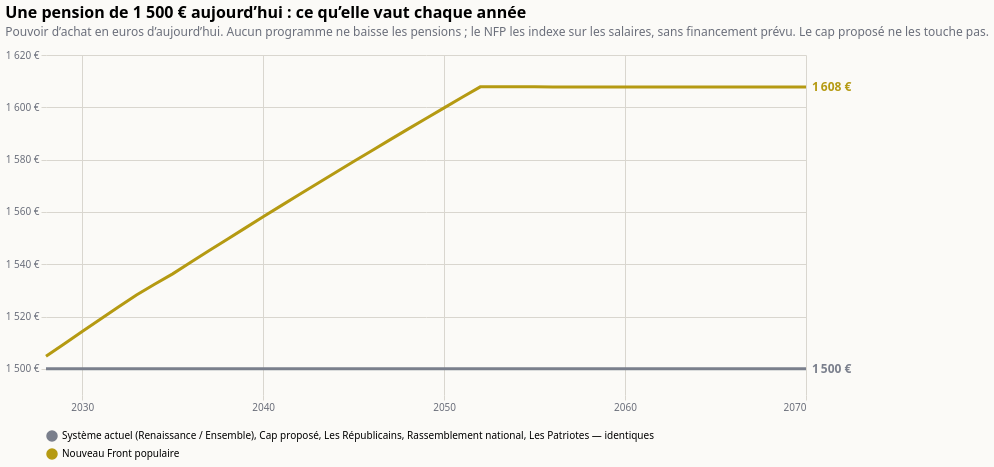

Here is the Vega-Lite specification saved for this chart:
### Vega-Lite specification from a JSON file in a GitHub repository (floating-point values rounded to 4 significant figures)
{"$schema": "https://vega.github.io/schema/vega-lite/v6.json", "title": {"text": "Une pension de 1 500 € aujourd’hui : ce qu’elle vaut chaque année", "subtitle": "Pouvoir d’achat en euros d’aujourd’hui. Aucun programme ne baisse les pensions ; le NFP les indexe sur les salaires, sans financement prévu. Le cap proposé ne les touche pas.", "anchor": "start", "fontSize": 16, "subtitleColor": "#6b6f7b", "subtitlePadding": 6, "offset": 12}, "background": "#fbfaf7", "config": {"font": "system-ui, sans-serif", "axis": {"gridColor": "#d9d6cf", "labelColor": "#6b6f7b", "domain": false, "tickColor": "#d9d6cf"}, "legend": {"orient": "bottom", "columns": 3, "labelLimit": 400, "symbolOpacity": 1}, "view": {"stroke": null}}, "width": 760, "height": 340, "data": {"values": [{"annee": 2028, "programme": "Système actuel (Renaissance / Ensemble), Cap proposé, Les Républicains, Rassemblement national, Les Patriotes — identiques", "valeur": 1500}, {"annee": 2029, "programme": "Système actuel (Renaissance / Ensemble), Cap proposé, Les Républicains, Rassemblement national, Les Patriotes — identiques", "valeur": 1500}, {"annee": 2030, "programme": "Système actuel (Renaissance / Ensemble), Cap proposé, Les Républicains, Rassemblement national, Les Patriotes — identiques", "valeur": 1500}, {"annee": 2031, "programme": "Système actuel (Renaissance / Ensemble), Cap proposé, Les Républicains, Rassemblement national, Les Patriotes — identiques", "valeur": 1500}, {"annee": 2032, "programme": "Système actuel (Renaissance / Ensemble), Cap proposé, Les Républicains, Rassemblement national, Les Patriotes — identiques", "valeur": 1500}, {"annee": 2033, "programme": "Système actuel (Renaissance / Ensemble), Cap proposé, Les Républicains, Rassemblement national, Les Patriotes — identiques", "valeur": 1500}, {"annee": 2034, "programme": "Système actuel (Renaissance / Ensemble), Cap proposé, Les Républicains, Rassemblement national, Les Patriotes — identiques", "valeur": 1500}, {"annee": 2035, "programme": "Système actuel (Renaissance / Ensemble), Cap proposé, Les Républicains, Rassemblement national, Les Patriotes — identiques", "valeur": 1500}, {"annee": 2036, "programme": "Système actuel (Renaissance / Ensemble), Cap proposé, Les Républicains, Rassemblement national, Les Patriotes — identiques", "valeur": 1500}, {"annee": 2037, "programme": "Système actuel (Renaissance / Ensemble), Cap proposé, Les Républicains, Rassemblement national, Les Patriotes — identiques", "valeur": 1500}, {"annee": 2038, "programme": "Système actuel (Renaissance / Ensemble), Cap proposé, Les Républicains, Rassemblement national, Les Patriotes — identiques", "valeur": 1500}, {"annee": 2039, "programme": "Système actuel (Renaissance / Ensemble), Cap proposé, Les Républicains, Rassemblement national, Les Patriotes — identiques", "valeur": 1500}, {"annee": 2040, "programme": "Système actuel (Renaissance / Ensemble), Cap proposé, Les Républicains, Rassemblement national, Les Patriotes — identiques", "valeur": 1500}, {"annee": 2041, "programme": "Système actuel (Renaissance / Ensemble), Cap proposé, Les Républicains, Rassemblement national, Les Patriotes — identiques", "valeur": 1500}, {"annee": 2042, "programme": "Système actuel (Renaissance / Ensemble), Cap proposé, Les Républicains, Rassemblement national, Les Patriotes — identiques", "valeur": 1500}, {"annee": 2043, "programme": "Système actuel (Renaissance / Ensemble), Cap proposé, Les Républicains, Rassemblement national, Les Patriotes — identiques", "valeur": 1500}, {"annee": 2044, "programme": "Système actuel (Renaissance / Ensemble), Cap proposé, Les Républicains, Rassemblement national, Les Patriotes — identiques", "valeur": 1500}, {"annee": 2045, "programme": "Système actuel (Renaissance / Ensemble), Cap proposé, Les Républicains, Rassemblement national, Les Patriotes — identiques", "valeur": 1500}, {"annee": 2046, "programme": "Système actuel (Renaissance / Ensemble), Cap proposé, Les Républicains, Rassemblement national, Les Patriotes — identiques", "valeur": 1500}, {"annee": 2047, "programme": "Système actuel (Renaissance / Ensemble), Cap proposé, Les Républicains, Rassemblement national, Les Patriotes — identiques", "valeur": 1500}, {"annee": 2048, "programme": "Système actuel (Renaissance / Ensemble), Cap proposé, Les Républicains, Rassemblement national, Les Patriotes — identiques", "valeur": 1500}, {"annee": 2049, "programme": "Système actuel (Renaissance / Ensemble), Cap proposé, Les Républicains, Rassemblement national, Les Patriotes — identiques", "valeur": 1500}, {"annee": 2050, "programme": "Système actuel (Renaissance / Ensemble), Cap proposé, Les Républicains, Rassemblement national, Les Patriotes — identiques", "valeur": 1500}, {"annee": 2051, "programme": "Système actuel (Renaissance / Ensemble), Cap proposé, Les Républicains, Rassemblement national, Les Patriotes — identiques", "valeur": 1500}, {"annee": 2052, "programme": "Système actuel (Renaissance / Ensemble), Cap proposé, Les Républicains, Rassemblement national, Les Patriotes — identiques", "valeur": 1500}, {"annee": 2053, "programme": "Système actuel (Renaissance / Ensemble), Cap proposé, Les Républicains, Rassemblement national, Les Patriotes — identiques", "valeur": 1500}, {"annee": 2054, "programme": "Système actuel (Renaissance / Ensemble), Cap proposé, Les Républicains, Rassemblement national, Les Patriotes — identiques", "valeur": 1500}, {"annee": 2055, "programme": "Système actuel (Renaissance / Ensemble), Cap proposé, Les Républicains, Rassemblement national, Les Patriotes — identiques", "valeur": 1500}, {"annee": 2056, "programme": "Système actuel (Renaissance / Ensemble), Cap proposé, Les Républicains, Rassemblement national, Les Patriotes — identiques", "valeur": 1500}, {"annee": 2057, "programme": "Système actuel (Renaissance / Ensemble), Cap proposé, Les Républicains, Rassemblement national, Les Patriotes — identiques", "valeur": 1500}, {"annee": 2058, "programme": "Système actuel (Renaissance / Ensemble), Cap proposé, Les Républicains, Rassemblement national, Les Patriotes — identiques", "valeur": 1500}, {"annee": 2059, "programme": "Système actuel (Renaissance / Ensemble), Cap proposé, Les Républicains, Rassemblement national, Les Patriotes — identiques", "valeur": 1500}, {"annee": 2060, "programme": "Système actuel (Renaissance / Ensemble), Cap proposé, Les Républicains, Rassemblement national, Les Patriotes — identiques", "valeur": 1500}, {"annee": 2061, "programme": "Système actuel (Renaissance / Ensemble), Cap proposé, Les Républicains, Rassemblement national, Les Patriotes — identiques", "valeur": 1500}, {"annee": 2062, "programme": "Système actuel (Renaissance / Ensemble), Cap proposé, Les Républicains, Rassemblement national, Les Patriotes — identiques", "valeur": 1500}, {"annee": 2063, "programme": "Système actuel (Renaissance / Ensemble), Cap proposé, Les Républicains, Rassemblement national, Les Patriotes — identiques", "valeur": 1500}, {"annee": 2064, "programme": "Système actuel (Renaissance / Ensemble), Cap proposé, Les Républicains, Rassemblement national, Les Patriotes — identiques", "valeur": 1500}, {"annee": 2065, "programme": "Système actuel (Renaissance / Ensemble), Cap proposé, Les Républicains, Rassemblement national, Les Patriotes — identiques", "valeur": 1500}, {"annee": 2066, "programme": "Système actuel (Renaissance / Ensemble), Cap proposé, Les Républicains, Rassemblement national, Les Patriotes — identiques", "valeur": 1500}, {"annee": 2067, "programme": "Système actuel (Renaissance / Ensemble), Cap proposé, Les Républicains, Rassemblement national, Les Patriotes — identiques", "valeur": 1500}, {"annee": 2068, "programme": "Système actuel (Renaissance / Ensemble), Cap proposé, Les Républicains, Rassemblement national, Les Patriotes — identiques", "valeur": 1500}, {"annee": 2069, "programme": "Système actuel (Renaissance / Ensemble), Cap proposé, Les Républicains, Rassemblement national, Les Patriotes — identiques", "valeur": 1500}, {"annee": 2070, "programme": "Système actuel (Renaissance / Ensemble), Cap proposé, Les Républicains, Rassemblement national, Les Patriotes — identiques", "valeur": 1500}, {"annee": 2028, "programme": "Nouveau Front populaire", "valeur": 1505.0}, {"annee": 2029, "programme": "Nouveau Front populaire", "valeur": 1510.0}, {"annee": 2030, "programme": "Nouveau Front populaire", "valeur": 1514.0}, {"annee": 2031, "programme": "Nouveau Front populaire", "valeur": 1519.0}, {"annee": 2032, "programme": "Nouveau Front populaire", "valeur": 1524.0}, {"annee": 2033, "programme": "Nouveau Front populaire", "valeur": 1528.0}, {"annee": 2034, "programme": "Nouveau Front populaire", "valeur": 1532.0}, {"annee": 2035, "programme": "Nouveau Front populaire", "valeur": 1536.0}, {"annee": 2036, "programme": "Nouveau Front populaire", "valeur": 1541.0}, {"annee": 2037, "programme": "Nouveau Front populaire", "valeur": 1545.0}, {"annee": 2038, "programme": "Nouveau Front populaire", "valeur": 1549.0}, {"annee": 2039, "programme": "Nouveau Front populaire", "valeur": 1554.0}, {"annee": 2040, "programme": "Nouveau Front populaire", "valeur": 1558.0}, {"annee": 2041, "programme": "Nouveau Front populaire", "valeur": 1562.0}, {"annee": 2042, "programme": "Nouveau Front populaire", "valeur": 1567.0}, {"annee": 2043, "programme": "Nouveau Front populaire", "valeur": 1571.0}, {"annee": 2044, "programme": "Nouveau Front populaire", "valeur": 1575.0}, {"annee": 2045, "programme": "Nouveau Front populaire", "valeur": 1579.0}, {"annee": 2046, "programme": "Nouveau Front populaire", "valeur": 1583.0}, {"annee": 2047, "programme": "Nouveau Front populaire", "valeur": 1588.0}, {"annee": 2048, "programme": "Nouveau Front populaire", "valeur": 1592.0}, {"annee": 2049, "programme": "Nouveau Front populaire", "valeur": 1596.0}, {"annee": 2050, "programme": "Nouveau Front populaire", "valeur": 1600.0}, {"annee": 2051, "programme": "Nouveau Front populaire", "valeur": 1604.0}, {"annee": 2052, "programme": "Nouveau Front populaire", "valeur": 1608.0}, {"annee": 2053, "programme": "Nouveau Front populaire", "valeur": 1608.0}, {"annee": 2054, "programme": "Nouveau Front populaire", "valeur": 1608.0}, {"annee": 2055, "programme": "Nouveau Front populaire", "valeur": 1608.0}, {"annee": 2056, "programme": "Nouveau Front populaire", "valeur": 1608.0}, {"annee": 2057, "programme": "Nouveau Front populaire", "valeur": 1608.0}, {"annee": 2058, "programme": "Nouveau Front populaire", "valeur": 1608.0}, {"annee": 2059, "programme": "Nouveau Front populaire", "valeur": 1608.0}, {"annee": 2060, "programme": "Nouveau Front populaire", "valeur": 1608.0}, {"annee": 2061, "programme": "Nouveau Front populaire", "valeur": 1608.0}, {"annee": 2062, "programme": "Nouveau Front populaire", "valeur": 1608.0}, {"annee": 2063, "programme": "Nouveau Front populaire", "valeur": 1608.0}, {"annee": 2064, "programme": "Nouveau Front populaire", "valeur": 1608.0}, {"annee": 2065, "programme": "Nouveau Front populaire", "valeur": 1608.0}, {"annee": 2066, "programme": "Nouveau Front populaire", "valeur": 1608.0}, {"annee": 2067, "programme": "Nouveau Front populaire", "valeur": 1608.0}, {"annee": 2068, "programme": "Nouveau Front populaire", "valeur": 1608.0}, {"annee": 2069, "programme": "Nouveau Front populaire", "valeur": 1608.0}, {"annee": 2070, "programme": "Nouveau Front populaire", "valeur": 1608.0}]}, "encoding": {"x": {"field": "annee", "type": "quantitative", "scale": {"domain": [2028, 2070]}, "axis": {"format": "d", "title": null, "values": [2030, 2040, 2050, 2060, 2070]}}, "y": {"field": "valeur", "type": "quantitative", "scale": {"zero": false, "padding": 12}, "axis": {"title": null, "labelExpr": "replace(format(datum.value, ',.0f'), ',', ' ') + ' €'", "tickCount": 7}}, "color": {"field": "programme", "type": "nominal", "title": null, "sort": ["Système actuel (Renaissance / Ensemble), Cap proposé, Les Républicains, Rassemblement national, Les Patriotes — identiques", "Nouveau Front populaire"], "scale": {"domain": ["Système actuel (Renaissance / Ensemble), Cap proposé, Les Républicains, Rassemblement national, Les Patriotes — identiques", "Nouveau Front populaire"], "range": ["#7a7f8c", "#b59a12"]}, "legend": {"orient": "bottom", "columns": 1, "labelLimit": 760}}}, "layer": [{"mark": {"type": "line", "strokeWidth": 3}}, {"data": {"values": [{"annee": 2070, "programme": "Système actuel (Renaissance / Ensemble), Cap proposé, Les Républicains, Rassemblement national, Les Patriotes — identiques", "valeur": 1500, "etiquette": "1 500 €"}, {"annee": 2070, "programme": "Nouveau Front populaire", "valeur": 1608.0, "etiquette": "1 608 €"}]}, "mark": {"type": "text", "align": "left", "dx": 6, "fontSize": 12, "fontWeight": "bold"}, "encoding": {"text": {"field": "etiquette"}}}]}
